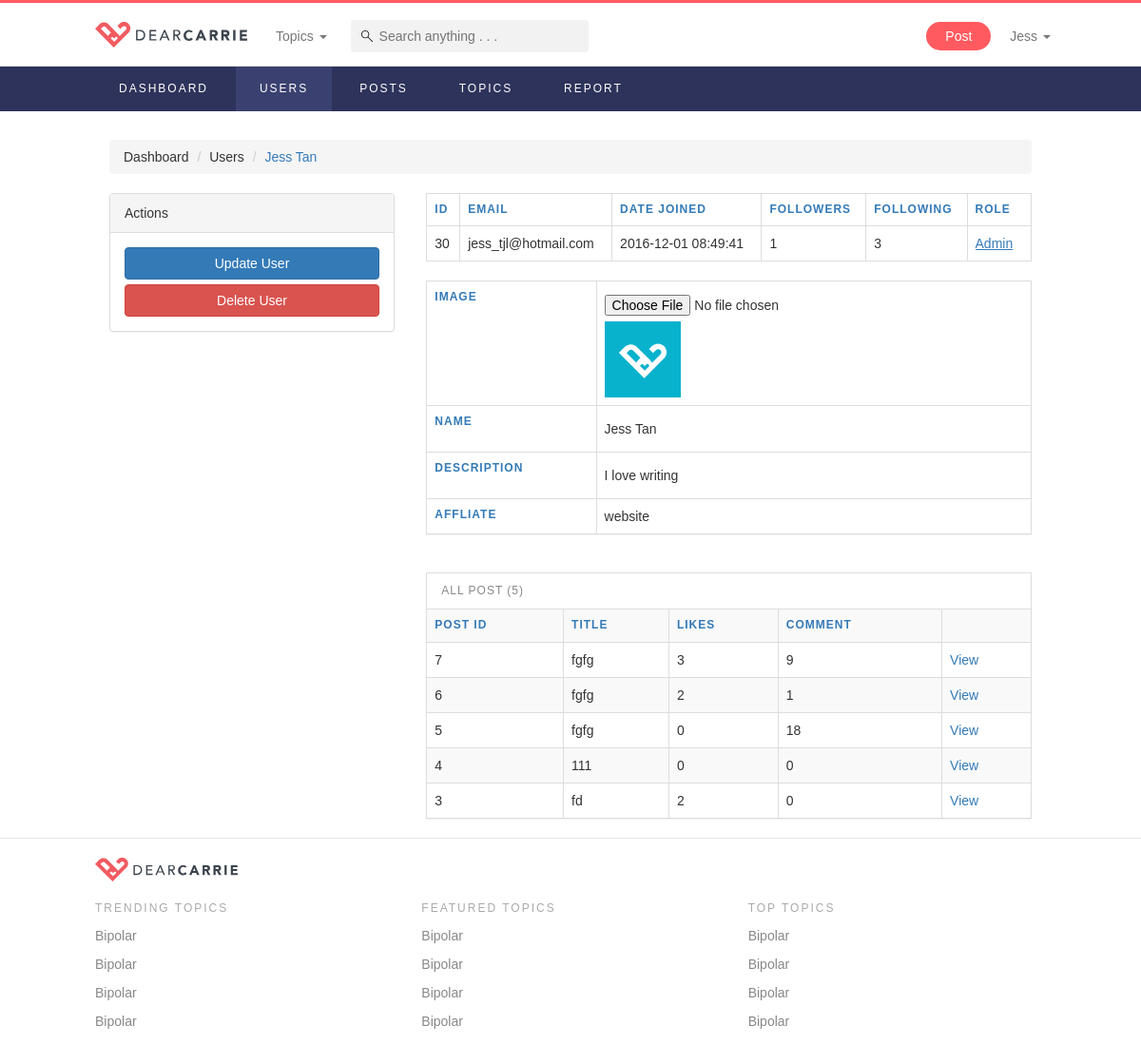
The page /userDetails?userID=30 (signed in) on the database its author committed.
### tables this page shows
CREATE TABLE `users` (
  `id` int(11) NOT NULL,
  `name` varchar(255) NOT NULL,
  `email` varchar(255) NOT NULL,
  `password` char(32) NOT NULL,
  `role` varchar(255) NOT NULL DEFAULT 'normal',
  `affliate` varchar(255) DEFAULT 'website',
  `image` varchar(255) NOT NULL DEFAULT 'images/default.svg',
  `description` varchar(255) NOT NULL,
  `datejoin` timestamp NOT NULL DEFAULT CURRENT_TIMESTAMP,
  `active` int(11) NOT NULL DEFAULT '1'
);

CREATE TABLE `posts` (
  `id` int(11) NOT NULL,
  `userid` int(11) DEFAULT NULL,
  `title` varchar(255) DEFAULT NULL,
  `description` varchar(255) DEFAULT NULL,
  `timestamp` timestamp NOT NULL DEFAULT CURRENT_TIMESTAMP ON UPDATE CURRENT_TIMESTAMP,
  `score` double NOT NULL DEFAULT '0',
  `likes` int(11) NOT NULL DEFAULT '0',
  `comments` int(11) NOT NULL DEFAULT '0',
  `views` int(11) NOT NULL DEFAULT '0',
  `published` int(11) NOT NULL DEFAULT '1'
);

### controllers/commonFunctions.php (called while the page is built, shortened)
<?php
function checkLogin() {
	if(isset($_SESSION["role"])) {
		return false;
	}
	else {
		return true;
	}
}
function checkRole($userRole, $role) {
	if($userRole != $role) {
		return false;
	}
	else {
		return true;
	}
}
function connectToDataBase() {
	$theLineToDatabase =  mysqli_connect("localhost","root","root","dearcarrie");
	if(!$theLineToDatabase) {
		header("location: error.php?msg=Database connection first error");
		exit();
	}
	else {
	  return $theLineToDatabase;
	}
}
function getUserByID($id) {
	$conn = connectToDataBase();
	$sql = "SELECT * FROM users WHERE id = '$id'";
	$result = $conn->query($sql);
	$value = $result->fetch_assoc();
	return $value;
}
function displayAllPostByUserID($id) {
	$conn = connectToDataBase();
	$sql = "SELECT * FROM posts WHERE userid ='$id' AND published = 1 ORDER BY id DESC ";
	$result = $conn->query($sql);
	$resArr = array();
	if ($result->num_rows > 0) {
		 while($row = $result->fetch_assoc()) {
			 $resArr[] = $row;
		 }
	} else {
	}
	return $resArr;
}
function countPostByUserID($id) {
	$conn = connectToDataBase();
	$sql = "SELECT COUNT(*) AS total FROM posts WHERE userid='$id' AND published = 1";
	$result = $conn->query($sql);
	$value = $result->fetch_assoc();
	return $value["total"];
}
function displayFeaturedTopics() {
	$conn = connectToDataBase();
	$sql = "SELECT * FROM topics WHERE type = 'featured' ORDER BY order_num";
	$result = $conn->query($sql);
	$resArr = array();
	if ($result->num_rows > 0) {
		 while($row = $result->fetch_assoc()) {
			 $resArr[] = $row;
		 }
	}
	return $resArr;
}
function countFollowersByUserID($id) {
	$conn = connectToDataBase();
	$sql = "SELECT COUNT(*) AS total FROM user_follow WHERE userid='$id'";
	$result = $conn->query($sql);
	$value = $result->fetch_assoc();
	return $value["total"];
}
function countFollowingByUserID($userid) {
	$conn = connectToDataBase();
	$sql = "SELECT COUNT(*) AS total FROM user_follow WHERE follower='$userid'";
	$result = $conn->query($sql);
	$value = $result->fetch_assoc();
	return $value["total"];
}
function countPostLikes($id) {
	$conn = connectToDataBase();
	$sql = "SELECT COUNT(*) AS total FROM post_like WHERE postid='$id'";
	$result = $conn->query($sql);
	$value = $result->fetch_assoc();
	return $value["total"];
}
function countCommentsByPostID($id) {
	$conn = connectToDataBase();
	$sql = "SELECT COUNT(*) AS total FROM comments WHERE postid='$id'";
	$result = $conn->query($sql);
	$value = $result->fetch_assoc();
	return $value["total"];
}
function getUnseenNotificationCount($userid) {
	$currUser = $_SESSION["userid"];
	$conn = connectToDataBase();
	$sql = "SELECT p.userid as to_user, n.item, n.from_user, n.type, n.seen
					FROM notifications n
					INNER JOIN posts p ON n.item = p.id
					WHERE n.type = 'post_follow' AND p.userid='$userid' AND n.seen=0  AND p.userid != '$currUser'
					UNION
					SELECT u.id as to_user, n.item, n.from_user, n.type, n.seen
					FROM notifications n
					INNER JOIN users u ON n.item = u.id
					WHERE n.type = 'user_follow' AND u.id='$userid' AND n.seen=0
					UNION
					SELECT p.userid as to_user, n.item, n.from_user, n.type, n.seen
					FROM notifications n
					INNER JOIN posts p ON n.item = p.id
					WHERE n.type = 'post_like' AND p.userid='$userid' AND n.seen=0 AND p.userid != '$currUser'
					UNION
					SELECT p.userid as to_user, n.item, n.from_user, n.type, n.seen
					FROM notifications n
					INNER JOIN comments c ON n.item = c.id
					INNER JOIN posts p ON p.id = c.postid
					WHERE n.type = 'new_comment' AND p.userid='$userid' AND n.seen=0 AND p.userid != '$currUser'
					UNION
					SELECT c.userid as to_user, n.item, n.from_user, n.type, n.seen
					FROM notifications n
					INNER JOIN comments c ON n.item = c.id
					WHERE n.type = 'comment_like' AND c.userid='$userid' AND n.seen=0 AND n.from_user != '$currUser'
				";
	$result = $conn->query($sql);
	$resArr = array();
	return $resArr;
}
?>

### userDetails.php (the view, shortened to what this page needs)
<!DOCTYPE html>
<?php
  include('controllers/templates.php');
  $userid = $_GET["userID"];
  $user = getUserByID($userid);
  $posts = displayAllPostByUserID($userid);
?>
<html lang="en">
  <body>
    <?= navbar(); ?>
    <?= adminNav(); ?>
    <div class="page-container-admin">
        <ol class="breadcrumb">
            <li><a href="dashboard">Dashboard</a></li>
            <li><a href="userList">Users</a></li>
            <li class="active"><?=$user["name"];?></li>
        </ol>
        <div class="row">
            <form action="editUserProcess" class="editable-fields" method="post" enctype="multipart/form-data">
            <div class="col-sm-4">
              <div class="panel panel-default actionBar hide-mobile">
                  <div class="panel-heading">Actions</div>
                  <div class="panel-body">
                      <button name="action" value="update" type="submit" class="btn btn-primary btn-block">Update User</a>
                      <button name="action" value="delete" type="submit" class="btn btn-danger btn-block">Delete User</a>
                  </div>
              </div>
            </div>
            <div class="col-sm-8">
                    <table class="table table-bordered">
                        <tr>
                            <th>ID</th>
                            <th>Email</th>
                            <th>Date Joined</th>
                            <th>Followers</th>
                            <th>Following</th>
                            <th>Role</th>
                        </tr>
                        <tr>
                            <td><?=$user["id"];?><input type="hidden" name="userid" value="<?=$user["id"];?>"></td>
                            <td><?=$user["email"];?></td>
                            <td><?=$user["datejoin"];?></td>
                            <td><?=countFollowersByUserID($user["id"]);?></td>
                            <td><?=countFollowingByUserID($user["id"]);?></td>
                            <td>
                                <select name="role">
                                    <option <?php if($user["role"]=="admin") echo "selected" ?> value="admin">Admin</option>
                                </select>
                            </td>
                        </tr>
                    </table>
                    <div class="panel panel-default summary-panel mBottom-40">
                        <table class="table table-bordered">
                            <tr>
                                <th>Image</th>
                                <td>
                                    <input type="file" name="imageNew">
                                    <img src="<?=$user["image"];?>" width="80">
                                </td>
                            </tr>
                            <tr>
                                <th>Name</th>
                                <td><input type="text" value="<?=$user["name"];?>" name="name" required></td>
                            </tr>
                            <tr>
                                <th>Description</th>
                                <td><input type="text" value="<?=$user["description"];?>" name="desc" required></td>
                            </tr>
                            <tr>
                                <th>Affliate</th>
                                <td><?=$user["affliate"];?></td>
                            </tr>
                        </table>
                    </div>
                </form>
                <div class="panel panel-default summary-panel">
                    <div class="panel-heading">All Post (<?php echo countPostByUserID($userid); ?>)</div>
                    <table class="table table-hover table-bordered table-striped">
                        <tr>
                            <th>Post ID</th>
                            <th>Title</th>
                            <th>Likes</th>
                            <th>Comment</th>
                            <th></th>
                        </tr>
                        <?php foreach ($posts as $post) { ?>
                        <tr>
                            <td><?=$post["id"];?></td>
                            <td><?=$post["title"];?></td>
                            <td><?= countPostLikes($post["id"]); ?></td>
                            <td><?= countCommentsByPostID($post["id"]); ?></td>
                            <td><a href="postDetails?postID=<?=$post["id"];?>" class="admin-sec-color">View</a></td>
                        </tr>
                        <?php } ?>
                    </table>
                </div>
            </div>
        </div>
  </body>
</html>

### css/style.css (style rules this page uses)
:root { --light-bg: #fafafa; --light-border: #e6e6e6; --primary-color: #ff5a5f; --light-primary-color: #ffd9da; --light-text: #aaaaaa; --text-color: #444444; --medium-text: #888888; --primary-hover-color: #e25963; --admin-primary-color: #2e335b; --admin-secondary-color: #337ab7; --admin-hover-color: #3a4170; --serif-font: "Times New Roman", Georgia, Serif; }
body { background-color: white; font-family: Avenir, Arial, sans-serif; }
body > .page-container-admin { padding: 30px 15px 0; min-height: 700px; animation: fadein .5s; -moz-animation: fadein .5s; -webkit-animation: fadein .5s; -o-animation: fadein .5s; }
.page-container, .page-container-admin { max-width: 1000px; margin: 0 auto; display: block; padding: 0; }
input { outline: none; -webkit-box-shadow: none !important; -moz-box-shadow: none !important; box-shadow: none !important; }
.admin-sec-color { color: var(--admin-secondary-color) !important; }
.mBottom-40 { margin-bottom: 40px !important; }
a, a:hover, a:link, a:visited, a:link { color: inherit; cursor: pointer; }
.card > .header > a.edit:hover, { opacity: 1; text-decoration: none; }
.actionBar { width: 300px; }
.actionBar.affix-top { position: static; width: 300px; }
.summary-panel.panel { border-top-left-radius: 0; border-top-right-radius: 0; border-radius: 0; }
.summary-panel .panel-heading { background-color: white; text-transform: uppercase; letter-spacing: 1px; color: var(--medium-text); font-size: 12px; }
ol.breadcrumb li.active { color: var(--admin-secondary-color); }
th { text-transform: uppercase; font-size: 12px; letter-spacing: 1px; color: var(--admin-secondary-color); }
form.editable-fields { border: 0; box-shadow: 0; }
form.editable-fields input, form.editable-fields textarea { border: 0; padding: 6px 0; width: 100%; transition: all 0.1s ease 0s; }
form.editable-fields select { -webkit-appearance: none; background: white; border: 0; color: var(--admin-secondary-color); text-decoration: underline; width: 100%; }

### rows shown on the page
users: name "Jess Tan", id "30", email "jess_tjl@hotmail.com", datejoin "2016-12-01 08:49:41", role "Admin", image (placeholder picture), desc "I love writing", affliate "website"
posts: id "7", title "fgfg", id "3", id "9"
posts: id "6", title "fgfg", id "2", id "1"
posts: id "5", title "fgfg", id "0", id "18"
posts: id "4", title "111", id "0"
posts: id "3", title "fd", id "2", id "0"

### other values the page prints
$_SESSION["name"] "Jess"
countFollowersByUserID($user["id"]) "1"
countFollowingByUserID($user["id"]) "3"
countPostByUserID($userid) "5"
